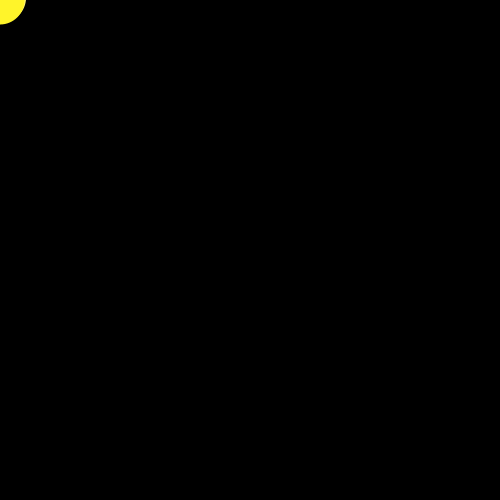
Frame 1 (no input)
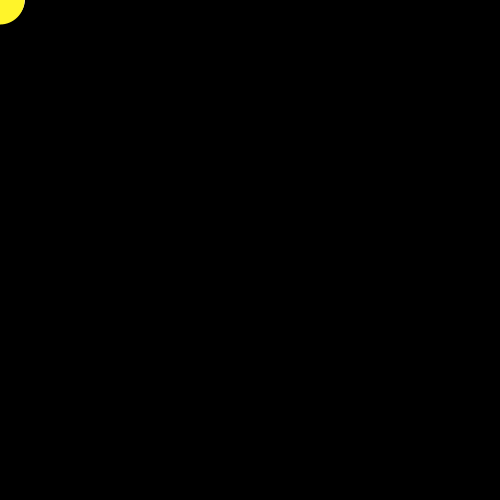
Frame 60 (the mouse pressed at the canvas centre just before this capture)
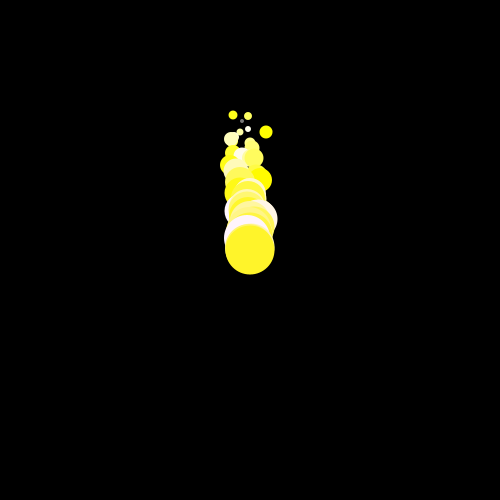
Frame 120 (the mouse held since frame 60 and released just before this capture)

The Processing sketch that drew these frames (run headless with seeded random() and noise(); from frame 60 on, the mouse is pressed at the canvas centre):

// Processing sketch: processing_50275
// ── processing_50275.pde

int[] xpos = new int[50];
int[] ypos = new int[50];

void setup() {
  size(500, 500);
  smooth();

  for (int i = 0; i < 50; i++) {
    xpos[i] = 0; 
    ypos[i] = 0;
  }
  noCursor();
}

void draw(){
  background(0,0,0);
  for (int i = 0; i < 49; i++) {
    xpos[i] = xpos[i+1]; 
    ypos[i] = ypos[i+1];
    ypos[i]-=(int) random(7);
    xpos[i]-=(int) random(-4,4);   
  }

  xpos[xpos.length-1] = mouseX;
  ypos[ypos.length-1] = mouseY;

  for (int i = 0; i < 50; i++) {
    noStroke();
    fill(400-i*70);
    ellipse(xpos[i], ypos[i], i, i);
  }
}
